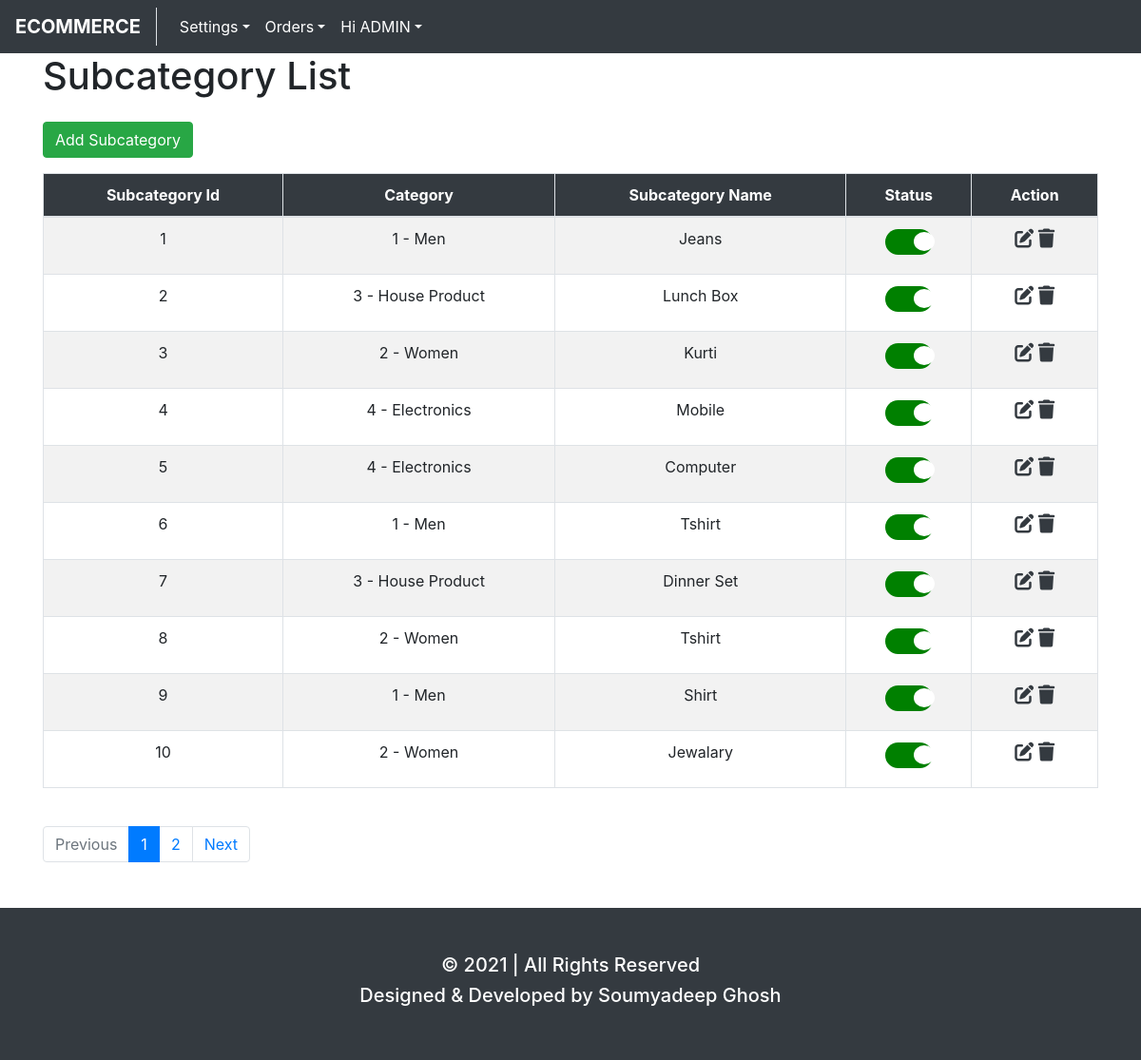
Page /subcategorylist.php (signed in) on the committed database.
### tables this page shows
CREATE TABLE `subcategory` (
  `id` int(11) NOT NULL,
  `cat_id` int(11) NOT NULL,
  `name` varchar(255) NOT NULL,
  `status` tinyint(1) NOT NULL DEFAULT 0 COMMENT '0=inactive 1=active'
);

CREATE TABLE `category` (
  `id` int(11) NOT NULL,
  `name` varchar(255) NOT NULL,
  `status` tinyint(1) NOT NULL DEFAULT 0 COMMENT '0=inactive 1=active'
);

### subcategorylist.php (the view, shortened to what this page needs)
<?php
    include "config.php";
    $page = isset($_GET['page']) ? mysqli_real_escape_string($link,$_GET['page']) : 1;
    $limit = 10;
    $offset = ($page - 1) * $limit;
    $fsql = "SELECT subcategory.id as subcat_id,category.id as cat_id,category.name as cat_name,subcategory.name as subcat_name,subcategory.status as status FROM subcategory LEFT JOIN category ON subcategory.cat_id=category.id LIMIT $limit OFFSET $offset";
    $fquery = mysqli_query($link,$fsql);
?>
<head>
    <?php include 'layouts/head.php' ?>
</head>
<body>
    <?php include 'layouts/header.php' ?>
    <div class="container">
        <?php if($_SESSION['type'] == 1){ ?>
            <h1>Subcategory List</h1>
            <button type="button" class="btn btn-success mt-3 mb-3" data-toggle="modal" data-target="#myModal">Add Subcategory</button>
            <table class="table table-bordered table-striped table-hover">
            <thead class="bg-dark text-center text-white">
                <tr>
                    <th class="align-middle">Subcategory Id</th>
                    <th class="align-middle">Category</th>
                    <th class="align-middle">Subcategory Name</th>
                    <th class="align-middle">Status</th>
                    <th class="align-middle">Action</th>
                </tr>
            </thead>
            <tbody class="text-center">
                <?php if(mysqli_num_rows($fquery) == 0){ ?>
                    <tr><td colspan="5" class="text-center">No record found</td></tr>
                <?php }else{ ?>
                <?php
                    $psql = "SELECT * FROM subcategory";
                    $pquery = mysqli_query($link,$psql);
                    $total_record = mysqli_num_rows($pquery);
                    $total_page = ceil($total_record / $limit);
                    while($subcategory = mysqli_fetch_assoc($fquery)){
                ?>
                <tr>
                    <td><?= $subcategory['subcat_id'] ?></td>
                    <td><?= $subcategory['cat_id'].' - '.$subcategory['cat_name'] ?></td>
                    <td><?= $subcategory['subcat_name'] ?></td>
                    <td>
                        <label class="switch">
                            <span class="slider round"></span>
                        </label>
                    </td>
                    <td>
                        <a href="update.php?id=<?= $subcategory['subcat_id'] ?>" class="text-dark"><i class='fas fa-edit'></i></a>
                        <a href="delete.php?id=<?= $subcategory['subcat_id'] ?>" class="text-dark"><i class='fas fa-trash'></i></a>
                    </td>
                </tr>
                <?php }} ?>
            </tbody>
            </table>
            <br>
            <ul class="pagination">
                <li class="page-item <?= ($page > 1) ? '' : 'disabled' ?>"><a class="page-link" href="subcategorylist.php?page=<?= $page-1 ?>">Previous</a></li>
            <?php for($i=1;$i<=$total_page;$i++){ ?>
                <li class="page-item <?= ($page == $i) ? 'active' : '' ?>"><a class="page-link" href="subcategorylist.php?page=<?= $i ?>"><?php echo $i ?></a></li>
            <?php } ?>
                <li class="page-item <?= ($total_page > $page) ? '' : 'disabled' ?>"><a class="page-link" href="subcategorylist.php?page=<?= $page+1 ?>">Next</a></li>
            </ul>
        <?php }else{ echo '<script>window.location.href="index.php"</script>'; } ?>
    </div>
    <?php include 'layouts/footer.php' ?>
</body>

### assets/css/site.css (style rules this page uses)
.fas { font-size: 20px; }
.switch { position: relative; display: inline-block; width: 50px; height: 27px; }
.slider { position: absolute; cursor: pointer; top: 0; left: 0; right: 0; bottom: 0; background-color: red; -webkit-transition: .4s; transition: .4s; }
.slider:before { position: absolute; content: ""; height: 20px; width:22px; left: 4px; bottom: 4px; background-color: white; -webkit-transition: .4s; transition: .4s; }
input:checked + .slider { background-color: green; }
input:checked + .slider:before { -webkit-transform: translateX(26px); -ms-transform: translateX(26px); transform: translateX(26px); }
.slider.round { border-radius: 34px; }
.slider.round:before { border-radius: 50%; }

### rows in the picture
subcategory: id "1", cat "1", cat.name "Men", name "Jeans"
subcategory: id "2", cat "3", cat.name "House Product", name "Lunch Box"
subcategory: id "3", cat "2", cat.name "Women", name "Kurti"
subcategory: id "4", cat "4", cat.name "Electronics", name "Mobile"
subcategory: id "5", cat "4", cat.name "Electronics", name "Computer"
subcategory: id "6", cat "1", cat.name "Men", name "Tshirt"
subcategory: id "7", cat "3", cat.name "House Product", name "Dinner Set"
subcategory: id "8", cat "2", cat.name "Women", name "Tshirt"
subcategory: id "9", cat "1", cat.name "Men", name "Shirt"
subcategory: id "10", cat "2", cat.name "Women", name "Jewalary"

### other values in the picture
explode(' ',$_SESSION['name'])[0] "ADMIN"
